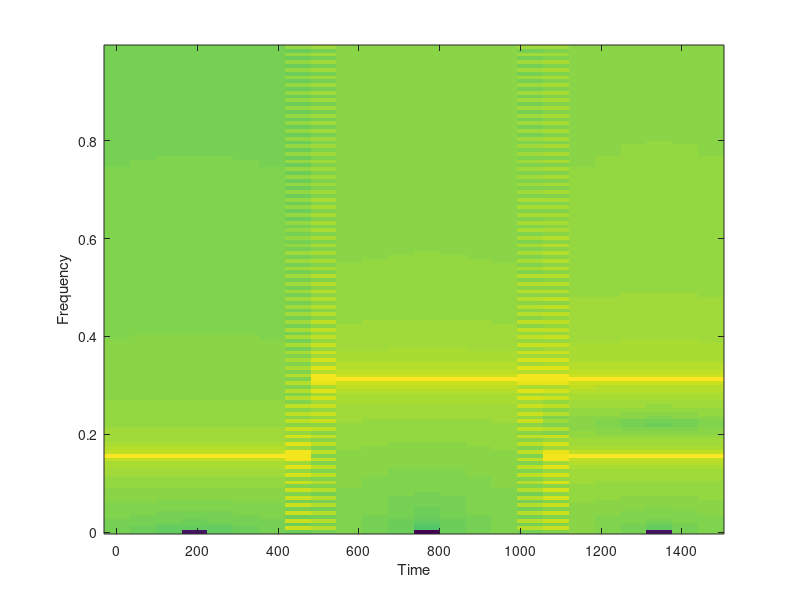

Write MATLAB code to recreate this figure.
% N = 1024
n=linspace(0, 1, 1024);s1=sin(2*pi*80*n);s2=sin(2*pi*160*n);
s=[s1 zeros(1, 128) s2 zeros(1, 128) s1+s2];  
Fs=2;     %sampled every 0.001 sec so rate is 1 kHz
nfft = min(256,length(n))
specgram(s,nfft,Fs,rectwin(nfft))
